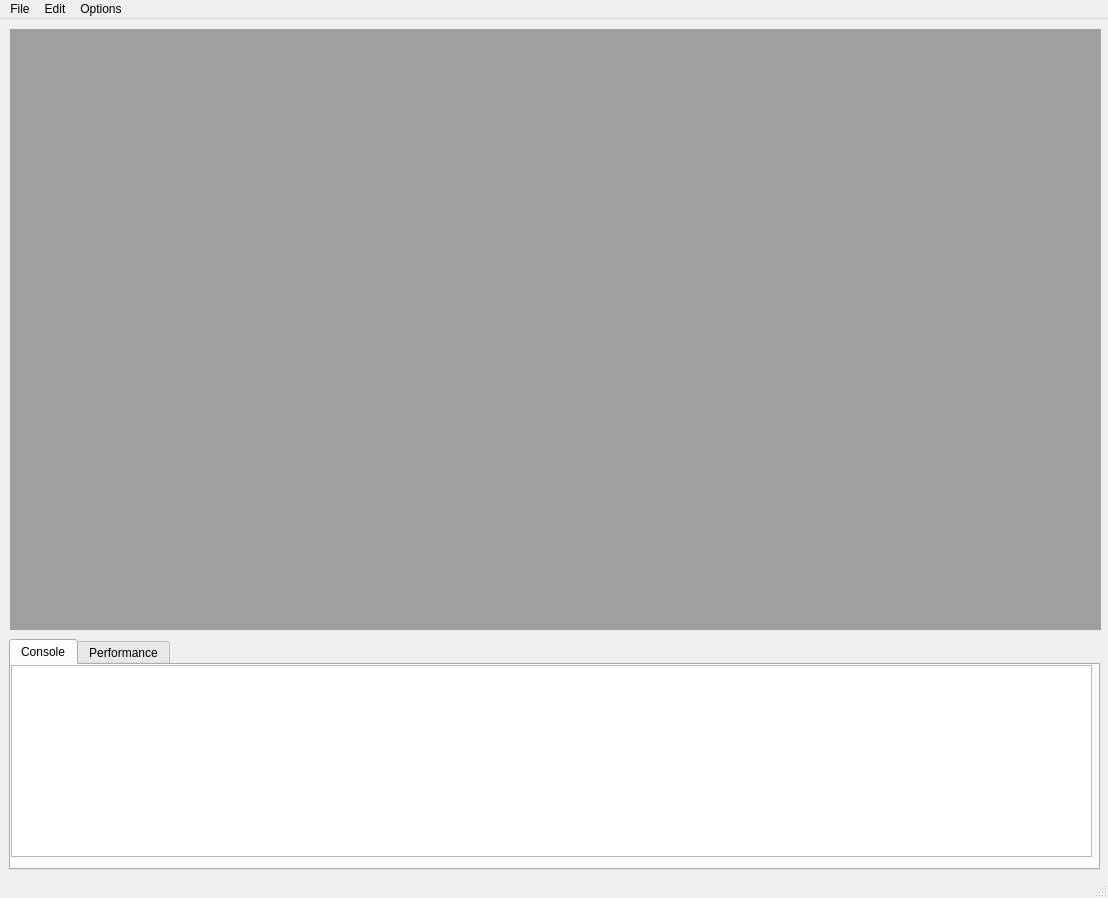
<?xml version="1.0" encoding="UTF-8"?>
<ui version="4.0">
 <class>MainWindow</class>
 <widget class="QMainWindow" name="MainWindow">
  <property name="geometry">
   <rect>
    <x>0</x>
    <y>0</y>
    <width>1108</width>
    <height>898</height>
   </rect>
  </property>
  <property name="windowTitle">
   <string>MainWindow</string>
  </property>
  <widget class="QWidget" name="centralwidget">
   <widget class="QWidget" name="verticalLayoutWidget">
    <property name="geometry">
     <rect>
      <x>9</x>
      <y>620</y>
      <width>1091</width>
      <height>231</height>
     </rect>
    </property>
    <layout class="QVBoxLayout" name="verticalLayout">
     <item>
      <widget class="QTabWidget" name="tabWidget">
       <property name="currentIndex">
        <number>0</number>
       </property>
       <widget class="QWidget" name="tabConsole">
        <attribute name="title">
         <string>Console</string>
        </attribute>
        <widget class="QTextBrowser" name="textConsoleBronser">
         <property name="geometry">
          <rect>
           <x>0</x>
           <y>0</y>
           <width>1081</width>
           <height>192</height>
          </rect>
         </property>
        </widget>
       </widget>
       <widget class="QWidget" name="tabPerf">
        <attribute name="title">
         <string>Performance</string>
        </attribute>
       </widget>
      </widget>
     </item>
    </layout>
   </widget>
   <widget class="QWidget" name="verticalLayoutWidget_2">
    <property name="geometry">
     <rect>
      <x>10</x>
      <y>10</y>
      <width>1091</width>
      <height>601</height>
     </rect>
    </property>
    <layout class="QVBoxLayout" name="verticalLayout_2">
     <item>
      <layout class="QHBoxLayout" name="horizontalLayout">
       <item>
        <widget class="QMdiArea" name="mdiMainWindow">
         <property name="viewMode">
          <enum>QMdiArea::SubWindowView</enum>
         </property>
        </widget>
       </item>
      </layout>
     </item>
    </layout>
   </widget>
  </widget>
  <widget class="QMenuBar" name="menubar">
   <property name="geometry">
    <rect>
     <x>0</x>
     <y>0</y>
     <width>1108</width>
     <height>22</height>
    </rect>
   </property>
   <widget class="QMenu" name="menuFile">
    <property name="title">
     <string>File</string>
    </property>
    <addaction name="actionOpen_Word_Count"/>
   </widget>
   <widget class="QMenu" name="menuEdit">
    <property name="title">
     <string>Edit</string>
    </property>
    <addaction name="actionClear_all_Log"/>
   </widget>
   <widget class="QMenu" name="menuConfiguration">
    <property name="title">
     <string>Options</string>
    </property>
    <addaction name="actionConfiguration"/>
    <addaction name="separator"/>
    <addaction name="actionDownload_Libs"/>
    <addaction name="actionDownload_Dictonary"/>
    <addaction name="separator"/>
   </widget>
   <addaction name="menuFile"/>
   <addaction name="menuEdit"/>
   <addaction name="menuConfiguration"/>
  </widget>
  <widget class="QStatusBar" name="statusbar"/>
  <action name="actionOpen_Word_Count">
   <property name="text">
    <string>Open Word Count</string>
   </property>
  </action>
  <action name="actionClear_all_Log">
   <property name="text">
    <string>Edit JSON</string>
   </property>
  </action>
  <action name="actionConfiguration">
   <property name="text">
    <string>Configuration</string>
   </property>
  </action>
  <action name="actionDownload_Libs">
   <property name="text">
    <string>Download Libs</string>
   </property>
  </action>
  <action name="actionDownload_Dictonary">
   <property name="text">
    <string>Download Dictonary</string>
   </property>
  </action>
 </widget>
 <resources/>
 <connections/>
</ui>
